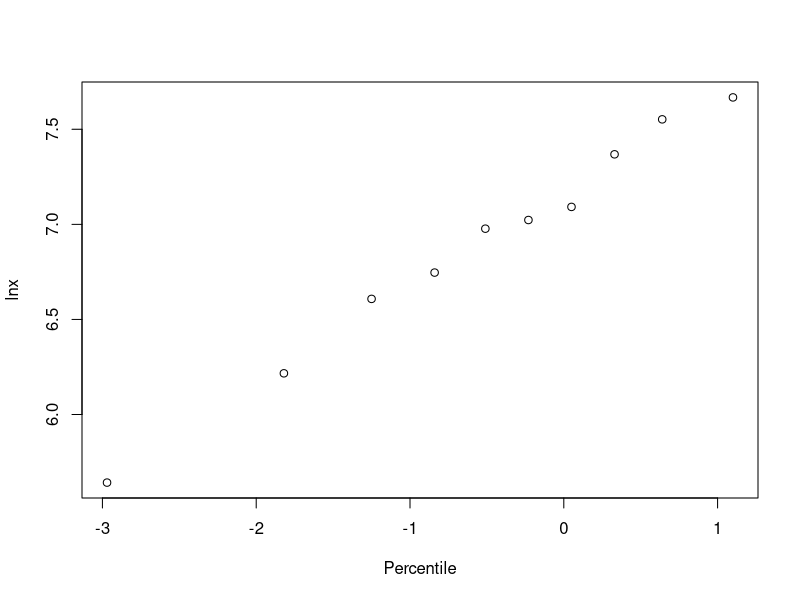

Source code (R):
#Ex4.31, Page 186

old.par<-par(mfrow=c(1,1))

Percentile<-c(-2.97, -1.82, -1.25, -0.84, -0.51, -0.23, 0.05, 0.33, 0.64, 1.10)
x<-c(282, 501, 741, 851, 1072, 1122, 1202, 1585, 1905, 2138)
lnx<-c(log(282,base=exp(1)),log(501,base=exp(1)), log(741,base=exp(1)), log(851,base=exp(1)), log(1072,base=exp(1)),
         log(1122,base=exp(1)), log(1202,base=exp(1)), log(1585,base=exp(1)), log(1905,base=exp(1)), log(2138,base=exp(1)))
df<-data.frame(Percentile,x,lnx)
print(df)
plot(Percentile,lnx)

par(old.par)